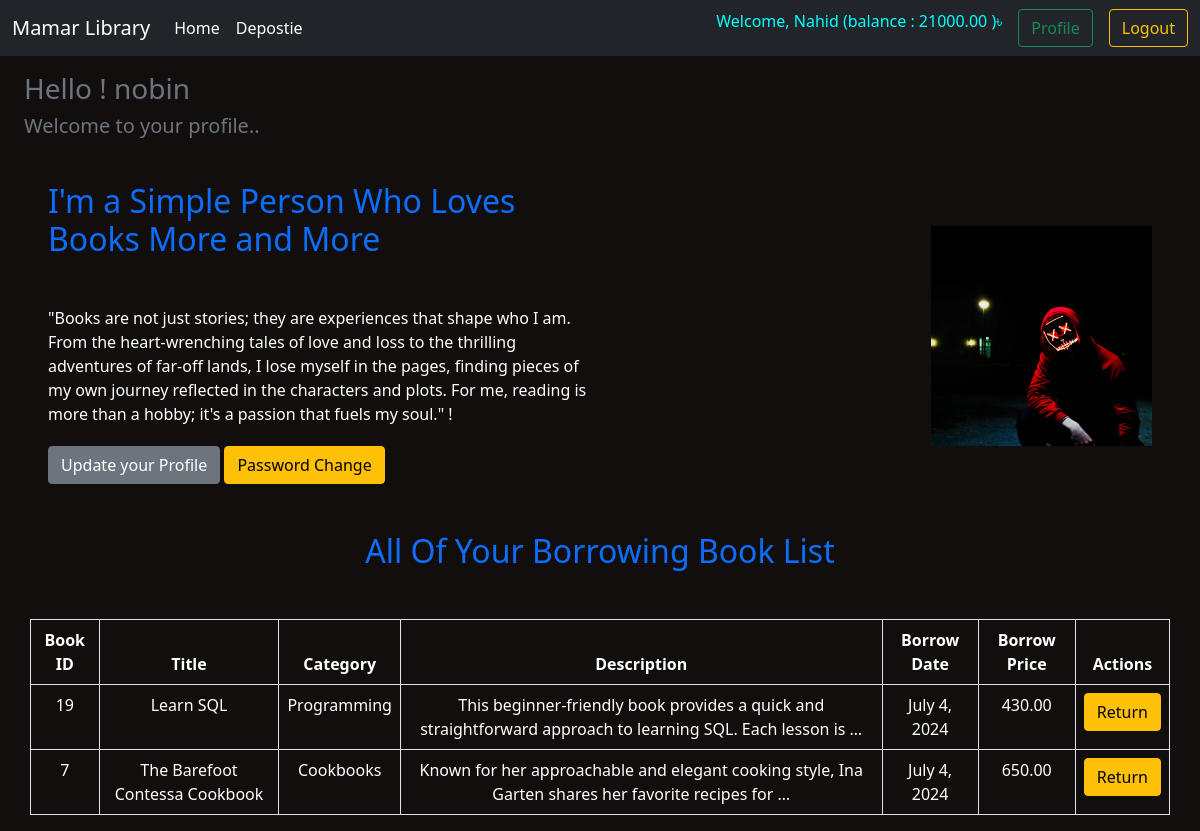
Page /profile/ (signed in) on the committed database.
### accounts/models.py (models this page shows, shortened)
class UserAccountModel(models.Model):
    user = models.OneToOneField(User,on_delete=models.CASCADE,related_name='account')
    balance = models.DecimalField(max_digits=12,decimal_places=2,default=0)
    balance_after_transaction = models.DecimalField(max_digits=12,decimal_places=2,default=0)
    amount = models.DecimalField(max_digits=12,decimal_places=2,default=0)

### books/models.py (models this page shows, shortened)
class BorrowBookModel(models.Model):
    user = models.ForeignKey(User,on_delete=models.CASCADE,related_name='borrow')
    book = models.ForeignKey(BookModel,on_delete=models.CASCADE,related_name='borrow')
    quantity = models.PositiveIntegerField()
    borrow_date = models.DateField(auto_now_add=True)

class BookModel(models.Model):
    cetagory = models.ForeignKey(CategoryModel,on_delete=models.CASCADE,related_name='category')
    title = models.CharField(max_length=100)
    description = models.TextField()
    borrowing_price = models.DecimalField(max_digits=12,decimal_places=2)
    image = models.ImageField(upload_to='books/media/uploads',blank=True,null=True)
    quantity = models.PositiveIntegerField(null=True,default=0)

### cetagories/models.py (models this page shows, shortened)
class CategoryModel(models.Model):
    name = models.CharField(max_length=100)
    slug = models.SlugField(max_length=100,unique=True,null=True,blank=True)

### accounts/views.py (the view)
# urls.py: path('profile/',profile,name='profile'),
@login_required
def profile(request):
    user = request.user
    try:
        user_account = request.user.account
    except ObjectDoesNotExist:
        user_account = UserAccountModel.objects.create(
            user=request.user,
            balance=0.00,
            balance_after_transaction=0,
            amount=0
        )
    borrowed_books = BorrowBookModel.objects.filter(user=user)
    context = {
        'user_account': user_account,
        'borrowed_books': borrowed_books
    }
    return render(request, 'accounts/profile.html', context)

### accounts/templates/accounts/profile.html (shortened to what this page needs)
{% extends "base.html" %}
{%load static%}
{%block content%}
<div class='p-4 mt-5 text-secondary'>
  <h3>Hello ! {{user.username}}</h3>
  <h5>Welcome to your profile..</h5>
</div>
<div class="d-flex flex-wrap  align-items-center justify-content-between  mx-5 mt-2">
  <div class="col-6">
    <h2 class="mb-5 text-primary">I'm a Simple Person Who Loves Books More and More</h2>
    <p style="color:white;">"Books are not just stories; they are experiences that shape who I am. From the heart-wrenching tales of love and loss to the thrilling adventures of far-off lands, I lose myself in the pages, finding pieces of my own journey reflected in the characters and plots. For me, reading is more than a hobby; it's a passion that fuels my soul." !</p>
  </div >
  <img src="{% static 'hacker.jpg' %} " alt="" class="mt-5 col-6"style="width:20%">
</div>
<div class="mx-5 mb-5">
  <a href="{% url 'update_profile' user.id %}"><button class="btn btn-secondary">Update your Profile</button></a>
  <a href="{% url 'pass_change' %}"><button class="btn btn-warning">Password Change</button></a>
</div>
<h2 class="text-center text-primary">All Of Your Borrowing Book List</h2>
<table class="table table-bordered container mt-5 text-center text-white">
    <thead class="thead-dark">
      <tr>
        <th scope="col">Book ID</th>
        <th scope="col">Title</th>
        <th scope="col">Category</th>
        <th scope="col">Description</th>
        <th scope="col">Borrow Date</th>
        <th scope="col">Borrow Price</th>
        <th scope="col">Actions</th>
      </tr>
    </thead>
    <tbody>
      {% for i in borrowed_books %}
      <tr>
        <td>{{ i.book.id }}</td>
        <td>{{ i.book.title }}</td>
        <td>{{ i.book.cetagory.name }}</td>
        <td>{{ i.book.description | truncatewords:15 }}</td>
        <td>{{ i.borrow_date }}</td>
        <td>{{ i.book.borrowing_price }}</td>
        <td>
          <form action="{% url 'return_book' i.id %}" method="post">
            <button type="submit" class="btn btn-warning">Return</button>
          </form>
        </td>
      </tr>
      {% endfor %}
    </tbody>
  </table>
{%endblock%}

### templates/base.html (shortened to what this page needs)
<!DOCTYPE html>
<html lang="en">
<head>
    <link href="https://cdn.jsdelivr.net/npm/bootstrap@5.0.2/dist/css/bootstrap.min.css" rel="stylesheet">
</head>
<body style="background-color: rgb(19, 14, 14);">
    <nav class="navbar navbar-expand-lg navbar-dark bg-dark fixed-top">
        <div class="container-fluid">
          <a class="navbar-brand" href="{% url 'homepage' %}">Mamar Library</a>
          <div class="collapse navbar-collapse" id="navbarSupportedContent">
            <ul class="navbar-nav me-auto mb-2 mb-lg-0">
              <li class="nav-item">
                <a class="nav-link active" aria-current="page" href="{% url 'homepage' %}">Home</a>
              </li>
              {%if request.user.is_authenticated%}
              <li class="nav-item">
                <a class="nav-link active" aria-current="page" href="{% url 'deposite' %}">Depostie</a>
              </li>
              {%endif%}
            </ul>
            <div class="d-flex gap-3">
              {%if request.user.is_authenticated%}
              <div style="color:aqua;">Welcome, {{ request.user.first_name }} (balance : {{ request.user.account.balance}} )৳ </div>
              <a href="{% url 'profile' %}" class="btn btn-outline-success" type="submit">Profile</a>
              <form method ='post' action="{% url 'logoutpage' %}">
                <button  class="btn btn-outline-warning" type="submit">Logout</button>
              </form>
              {%else%}
              <a href="{% url 'register' %}" class="btn btn-outline-success" type="submit">Register</a>
              <a href="{% url 'loginpage' %}" class="btn btn-outline-warning" type="submit">Login</a>
              {%endif%}
            </div>
          </div>
        </div>
      </nav>
    {%block content%}
    {%endblock%}
</body>
</html>

### rows in the picture
BorrowBookModel: book.id "19", book "Learn SQL", book.cetagory.name "Programming", book.description "This beginner-friendly book provides a quick and straightforward approach to learning SQL. Each lesson is …", borrow_date "July 4, 2024", book.borrowing_price "430.00"
BorrowBookModel: book.id "7", book "The Barefoot Contessa Cookbook", book.cetagory.name "Cookbooks", book.description "Known for her approachable and elegant cooking style, Ina Garten shares her favorite recipes for …", borrow_date "July 4, 2024", book.borrowing_price "650.00"

### other values in the picture
{{ request.user.first_name }} "Nahid"
{{ request.user.account.balance }} "21000.00"
{{ user.username }} "nobin"
